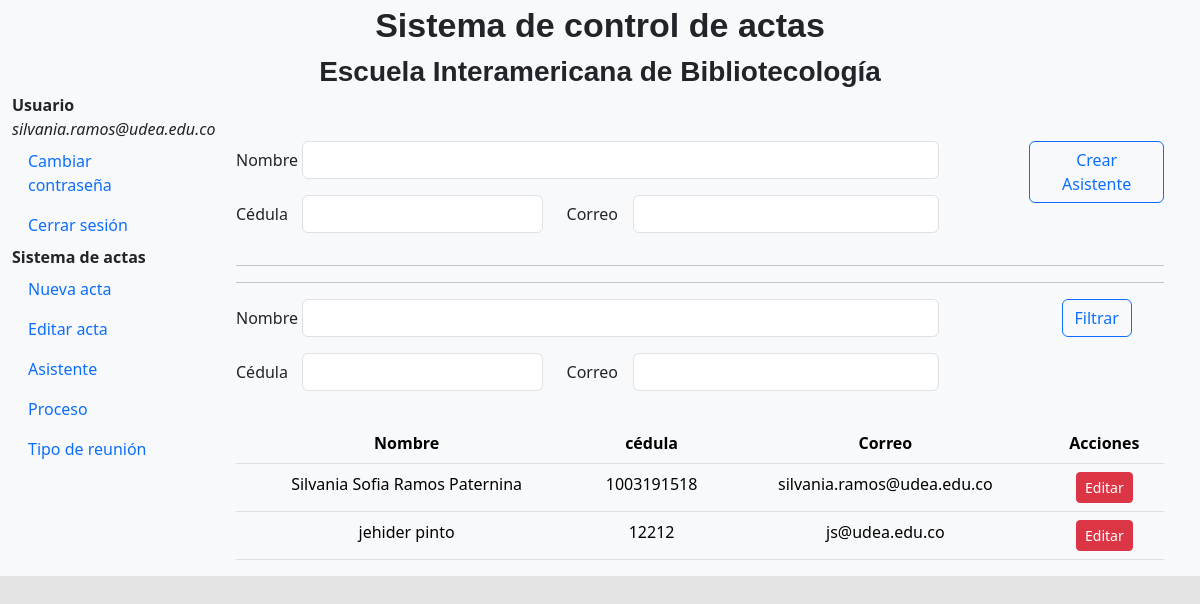
Page /app_registro/RegistroAsistente/ (signed in) on the earlier database version.
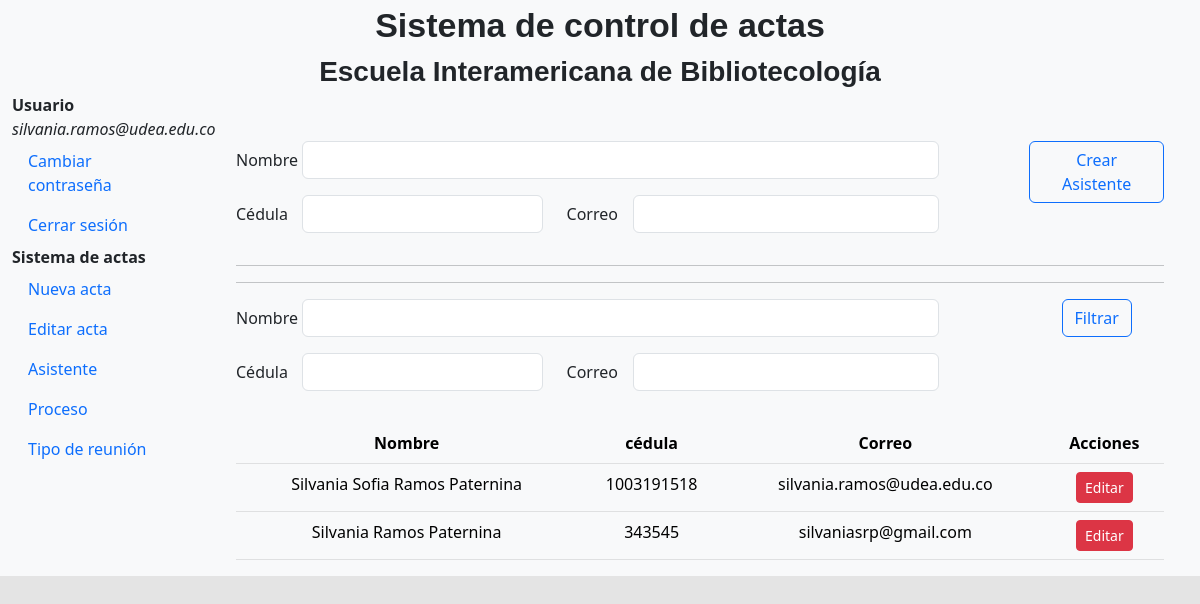
Same page on the later database version.
### app_registro/models.py (models this page shows, shortened)
class User(models.Model):
    name = models.CharField(max_length=200, default=None)
    mail = models.CharField(max_length=200,null=True,default=None)
    num_id = models.IntegerField(default=None)

### app_registro/views.py (the view)
# urls.py: path('RegistroAsistente/', views.RegisterAssistant, name='RegisterAssistant'),
@login_required
def RegisterAssistant(request):
    if request.method == 'POST':
        action = request.POST.get('action')
        if action == 'crear':
            form = RegisterFormAssistant(request.POST)
            if form.is_valid():
                usuario = form.cleaned_data['mail']
                cedula = form.cleaned_data['num_id']
                if User.objects.filter(mail=usuario).exists():
                    messages.error(request, 'El usuario ya se encuentran registrado.')
                    return redirect('RegisterAssistant')
                if User.objects.filter(num_id=cedula).exists():
                    messages.error(request, 'El usuario ya se encuentran registrado.')
                    return redirect('RegisterAssistant')
                contrasena_aleatoria = generar_contrasena_aleatoria()
                form.save()
                contenido_correo = "Estas son sus credenciales \nUsuario: " + usuario + "\nContraseña: " + contrasena_aleatoria + "\n" + "http://127.0.0.1:8000/app_visualizacion/login/"
                user = usuariodjango.objects.create_user(username=usuario, password=contrasena_aleatoria)
                user.save()
                enviar_correo(str(usuario),contenido_correo)
                return redirect('RegisterAssistant')
        elif action == 'filtrar':
            nombre = request.POST.get('nombre1')
            cedula = request.POST.get('cedula1')
            correo = request.POST.get('correo1')
            asistentes = User.objects.all()
            if nombre:
                users = asistentes.filter(name=nombre)
            if cedula:
                users = asistentes.filter(num_id=cedula)
            if correo:
                users = asistentes.filter(mail=correo)
            form = RegisterFormAssistant()
            context = {
            'form': form ,
            'users' : users   }
            render(request, 'app_registro/usuarios.html', context)
    else:
        form = RegisterFormAssistant()
        users = User.objects.all()
    context = {
            'form': form ,
            'users' : users   }
    return render(request, 'app_registro/usuarios.html', context)

### app_registro/forms.py
class RegisterFormAssistant(forms.ModelForm):
    class Meta:
        model = User
        fields = "__all__"

### Templates/app_registro/usuarios.html (shortened to what this page needs)
{% extends 'base.html' %}
{% block content %}
<link rel="stylesheet" href="ruta/al/css/bootstrap-datetimepicker.css">
<main class="col-md-9 ms-sm-auto col-lg-10 px-md-4">
<div class="container mt-5">
  <div class="row justify-content-center">
      <div class="text-center">
          <form method="post" action="{% url 'RegisterAssistant' %}">
              <div class="mb-3 row">
                <div class="col-sm-10">
                  <div  class="mb-3 row">
                    <label class="col-sm-1 col-form-label">Nombre</label>
                    <div class="col-sm-10">
                      <input class="form-control" name="name" id="name" rows="1"  required> </textarea>
                    </div>
                  </div>
                  <div class="mb-3 row">
                    <label class="col-sm-1 col-form-label">Cédula</label>
                    <div class="col-sm-4">
                    <input  class="form-control" name="num_id" id="num_id" required>
                    </div>
                    <label class="col-sm-1 col-form-label">Correo</label>
                    <div class="col-sm-5">
                       <input type="email" class="form-control" name="mail" id="mail" required>
                    </div>
                  </div>
                </div>
                <div class="col-sm-2">
                  <button type="submit"  class="btn btn-outline-primary" name="action" value="crear">Crear Asistente</button>
                </div>
              </div>
            </form>
            <hr>
            <hr>
            <form  method="post" action="{% url 'RegisterAssistant' %}">
              <div class="mb-3 row">
              <div class="col-sm-10">
              <div  class="mb-3 row">
                <label class="col-sm-1 col-form-label">Nombre</label>
                <div class="col-sm-10">
                    <input type="text" name="nombre1" id="nombre1" class="form-control">
                </div>
              </div>
              <div  class="mb-3 row">
                <label class="col-sm-1 col-form-label">Cédula</label>
                <div class="col-sm-4">
                    <input name="cedula1" id="cedula1" class="form-control">
                </div>
                <label class="col-sm-1 col-form-label">Correo</label>
                <div class="col-sm-5">
                    <input type="mail" id="correo1" name="correo1" class="form-control" >
                </div>
              </div>
            </div>
              <div class="col-sm-2">
                  <button type="submit" class="btn btn-outline-primary" name="action" value="filtrar">Filtrar</button>
              </div>
          </div>
            </form>
             <table class="table table-light text-center">
                <thead>
                  <tr>
                    <th>Nombre</th>
                    <th>cédula</th>
                    <th>Correo</th>
                    <th>Acciones</th>
                  </tr>
                </thead>
                <tbody>
                  {% for user in users %}
                    <tr>
                      <td>{{ user.name }}</td>
                      <td>{{ user.num_id }}</td>
                      <td>{{ user.mail }}</td>
                      <td>
                        <a href="{% url 'EditarUsuario' user.id %}" class="btn btn-danger btn-sm">Editar</a>
                      </td>
                    </tr>
                  {% empty %}
                    <tr>
                      <td colspan="5">No se encontraron actas.</td>
                    </tr>
                  {% endfor %}
                </tbody>
              </table>
        </main>
      </div>
  </div>
{% endblock %}

Differences in the rows shown:
removed User: name "jehider pinto", num_id "12212", mail "js@udea.edu.co"
added User: name "Silvania Ramos Paternina", num_id "343545", mail "silvaniasrp@gmail.com"
